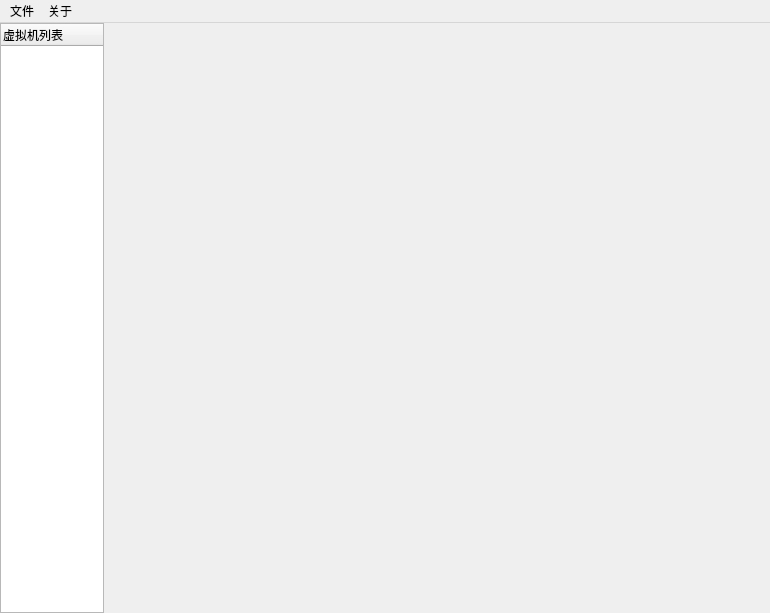
<?xml version="1.0" encoding="UTF-8"?>
<ui version="4.0">
 <class>mainWindow</class>
 <widget class="QMainWindow" name="mainWindow">
  <property name="enabled">
   <bool>true</bool>
  </property>
  <property name="geometry">
   <rect>
    <x>0</x>
    <y>0</y>
    <width>770</width>
    <height>613</height>
   </rect>
  </property>
  <property name="minimumSize">
   <size>
    <width>500</width>
    <height>500</height>
   </size>
  </property>
  <property name="cursor">
   <cursorShape>ArrowCursor</cursorShape>
  </property>
  <property name="mouseTracking">
   <bool>false</bool>
  </property>
  <property name="windowTitle">
   <string>虚拟机安全监控系统</string>
  </property>
  <property name="autoFillBackground">
   <bool>false</bool>
  </property>
  <property name="documentMode">
   <bool>false</bool>
  </property>
  <widget class="QWidget" name="centralwidget">
   <property name="enabled">
    <bool>true</bool>
   </property>
   <layout class="QHBoxLayout" name="horizontalLayout" stretch="1,5">
    <property name="spacing">
     <number>0</number>
    </property>
    <property name="margin">
     <number>0</number>
    </property>
    <item>
     <widget class="QTreeWidget" name="treeWidget">
      <property name="minimumSize">
       <size>
        <width>104</width>
        <height>0</height>
       </size>
      </property>
      <property name="maximumSize">
       <size>
        <width>104</width>
        <height>16777215</height>
       </size>
      </property>
      <property name="rootIsDecorated">
       <bool>false</bool>
      </property>
      <property name="itemsExpandable">
       <bool>false</bool>
      </property>
      <property name="expandsOnDoubleClick">
       <bool>false</bool>
      </property>
      <column>
       <property name="text">
        <string>虚拟机列表</string>
       </property>
      </column>
     </widget>
    </item>
    <item>
     <widget class="QStackedWidget" name="stackedWidget">
      <property name="autoFillBackground">
       <bool>true</bool>
      </property>
      <property name="currentIndex">
       <number>-1</number>
      </property>
     </widget>
    </item>
   </layout>
  </widget>
  <widget class="QMenuBar" name="menubar">
   <property name="geometry">
    <rect>
     <x>0</x>
     <y>0</y>
     <width>770</width>
     <height>23</height>
    </rect>
   </property>
   <widget class="QMenu" name="menu">
    <property name="title">
     <string>文件</string>
    </property>
   </widget>
   <widget class="QMenu" name="menu_2">
    <property name="title">
     <string>关于</string>
    </property>
   </widget>
   <addaction name="menu"/>
   <addaction name="menu_2"/>
  </widget>
 </widget>
 <resources/>
 <connections/>
</ui>
